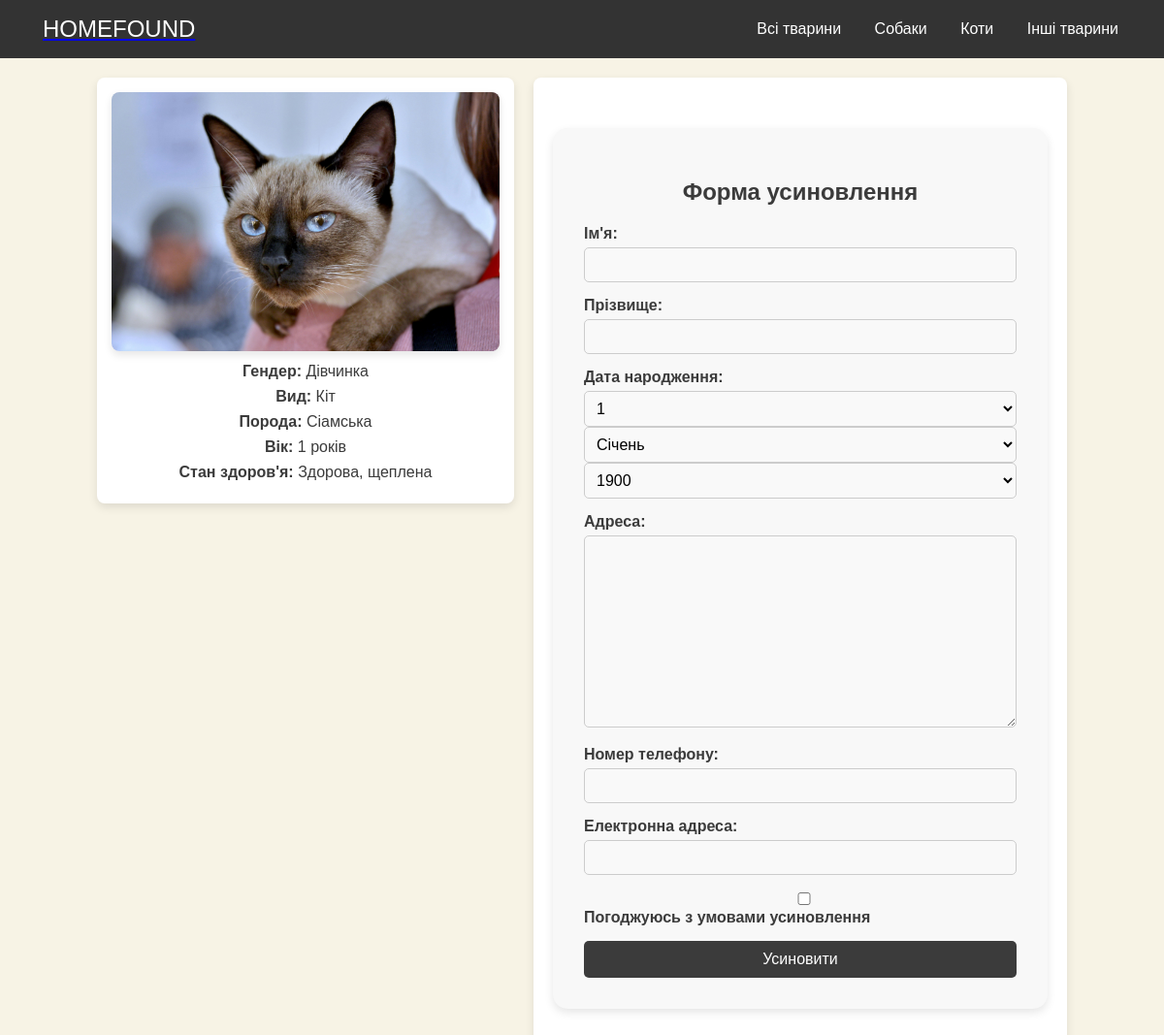
Screenshot of /shelter/adopt_animal/3/ (signed in) with the database file from the repository.
### shelter/models.py (models this page shows, shortened)
class Animal(models.Model):
    SPECIES_CHOICES = [
        ('dog', 'Собака'),
        ('cat', 'Кіт'),
        ('other', 'Інше'),
    ]
    GENDER_CHOICES = [
        ('male', 'Хлопчик'),
        ('female', 'Дівчинка'),
    ]
    name = models.CharField(max_length=100)
    gender = models.CharField(max_length=6, choices=GENDER_CHOICES)
    species = models.CharField(max_length=10, choices=SPECIES_CHOICES, default='other')
    breed = models.CharField(max_length=100, blank=True, null=True)
    age = models.IntegerField()
    health_status = models.CharField(max_length=255)
    adopted = models.BooleanField(default=False)
    adopted_by = models.ForeignKey('User', null=True, blank=True, on_delete=models.SET_NULL, related_name='adopted_pets')
    shelter = models.ForeignKey('Shelter', on_delete=models.CASCADE, related_name='pets')
    photo = models.ImageField(upload_to='animal_photos/', null=True, blank=True)

### shelter/views.py (the view)
# urls.py: path('adopt_animal/<int:animal_id>/', views.adopt_animal, name='adopt_animal'),
@login_required
def adopt_animal(request, animal_id):
    animal = get_object_or_404(Animal, id=animal_id)
    if animal.adopted:
        messages.error(request, "Ця тварина вже усиновлена.")
        return redirect('animal_list')
    if request.method == "POST":
        form = AdoptionForm(request.POST)
        if form.is_valid():
            adoption_request = form.save(commit=False)
            adoption_request.user = request.user  # Призначаємо користувача
            adoption_request.animal = animal  # Призначаємо тварину
            adoption_request.save()
            animal.adopt(adoption_request.user)  # Викликаємо метод adopt
            messages.success(request, f"Ви успішно подали заявку на усиновлення тварини {animal.name}.")
            return redirect('download_pdf', animal_id=animal.id)
    else:
        form = AdoptionForm()
    return render(request, 'shelter/adopt_animal.html', {'animal': animal, 'form': form})

### shelter/forms.py
class AdoptionForm(forms.ModelForm):
    first_name = forms.CharField(label="Ім'я", max_length=50)
    last_name = forms.CharField(label="Прізвище", max_length=50)
    birth_date = forms.DateField(label="Дата народження", widget=forms.SelectDateWidget(years=range(1900, 2025)))
    address = forms.CharField(label="Адреса проживання", widget=forms.Textarea)
    phone_number = forms.CharField(max_length=15, required=True, label="Номер телефону")
    email = forms.EmailField(required=True, label="Електронна адреса")
    agree_to_adopt = forms.BooleanField(label="Погоджуюся на усиновлення", required=True)
    class Meta:
        model = AdoptionRequest  # Тепер форма зв'язана з моделлю AdoptionRequest
        fields = ['first_name', 'last_name', 'birth_date', 'address', 'phone_number', 'email', 'agree_to_adopt']

### shelter/templates/shelter/adopt_animal.html (shortened to what this page needs)
{% extends 'shelter/base.html' %}
{% load static %}
{% block content %}
<div class="adoption-page">
    <div class="animal-card-1">
        <img src="{% if animal.photo %}{{ animal.photo.url }}{% else %}{% static 'images/default-image.jpg' %}{% endif %}"
            alt="{{ animal.name }}" class="animal-photo-1">
        <div class="animal-details-1">
            <p><strong>Гендер:</strong> {{ animal.get_gender_display }}</p>
            <p><strong>Вид:</strong> {{ animal.get_species_display }}</p>
            <p><strong>Порода:</strong> {{ animal.breed }}</p>
            <p><strong>Вік:</strong> {{ animal.age }} років</p>
            <p><strong>Стан здоров'я:</strong> {{ animal.health_status }}</p>
        </div>
    </div>
    <div class="adoption-form">
        {% if animal.adopted %}
        <p class="adopted-message">Ця тварина вже усиновлена.</p>
        {% else %}
        <form method="post">
            <h2>Форма усиновлення</h2>
            <div class="form-group">
                <label for="first_name">Ім'я:</label>
                {{ form.first_name }}
            </div>
            <div class="form-group">
                <label for="last_name">Прізвище:</label>
                {{ form.last_name }}
            </div>
            <div class="form-group">
                <label for="birth_date">Дата народження:</label>
                {{ form.birth_date }}
            </div>
            <div class="form-group">
                <label for="address">Адреса:</label>
                {{ form.address }}
            </div>
            <div class="form-group">
                <label for="phone_number">Номер телефону:</label>
                {{ form.phone_number }}
            </div>
            <div class="form-group">
                <label for="email">Електронна адреса:</label>
                {{ form.email }}
            </div>
            <div class="form-group">
                {{ form.agree_to_adopt }}
                <label for="agree_to_adopt">Погоджуюсь з умовами усиновлення</label>
            </div>
            <button type="submit" class="btn">Усиновити</button>
        </form>
        {% endif %}
    </div>
</div>
{% endblock %}

### shelter/static/css/styless.css (style rules this page uses)
body { font-family: 'Montserrat', sans-serif; background-color: #f7f3e5; color: #3b3b3b; margin: 0; padding: 0; }
.btn { background-color: #8b5a2b; color: white; padding: 10px 20px; border: none; border-radius: 5px; cursor: pointer; text-decoration: none; font-size: 16px; transition: background-color 0.3s ease; }
form { max-width: 600px; margin: 2rem auto; padding: 2rem; background-color: #f8f8f8; border-radius: 15px; box-shadow: 0 4px 10px rgba(0, 0, 0, 0.1); font-size: 16px; color: #3b3b3b; }
h2 { color: #3b3b3b; margin-bottom: 1.5rem; text-align: center; }
form button[type="submit"] { background-color: #3b3b3b; color: white; padding: 10px 20px; border: none; border-radius: 5px; cursor: pointer; font-size: 16px; transition: background-color 0.3s ease; }
.adoption-page { display: flex; justify-content: space-between; align-items: flex-start; gap: 20px; max-width: 1000px; margin: 0 auto; padding: 20px; background-color: #f7f3e5; }
.animal-card-1 { flex: 1; max-width: 40%; text-align: center; background-color: #ffffff; padding: 15px; border-radius: 8px; box-shadow: 0px 4px 10px rgba(0, 0, 0, 0.1); }
.animal-photo-1 { width: 100%; border-radius: 8px; box-shadow: 0px 4px 8px rgba(0, 0, 0, 0.1); }
.animal-details-1 p { margin: 8px 0; font-size: 16px; color: #3b3b3b; }
.adoption-form { flex: 1; max-width: 55%; background-color: #ffffff; padding: 20px; border-radius: 8px; box-shadow: 0px 4px 10px rgba(0, 0, 0, 0.1); }
.adoption-form h2 { text-align: center; color: #3b3b3b; margin-bottom: 20px; }
.form-group { margin-bottom: 15px; }
.form-group label { display: block; margin-bottom: 5px; font-weight: bold; color: #3b3b3b; }
.form-group input, .form-group select, .form-group textarea { width: 100%; padding: 8px; border: 1px solid #ccc; border-radius: 5px; box-sizing: border-box; font-size: 16px; background-color: #f9f9f9; }
.btn { display: block; width: 100%; padding: 10px; background-color: #3b3b3b; color: #ffffff; border: none; border-radius: 5px; cursor: pointer; font-size: 16px; text-align: center; transition: background-color 0.3s ease; }

### rows the page displays
Animal: photo (picture), gender "Дівчинка", species "Кіт", breed "Сіамська", age "1", health_status "Здорова, щеплена"
